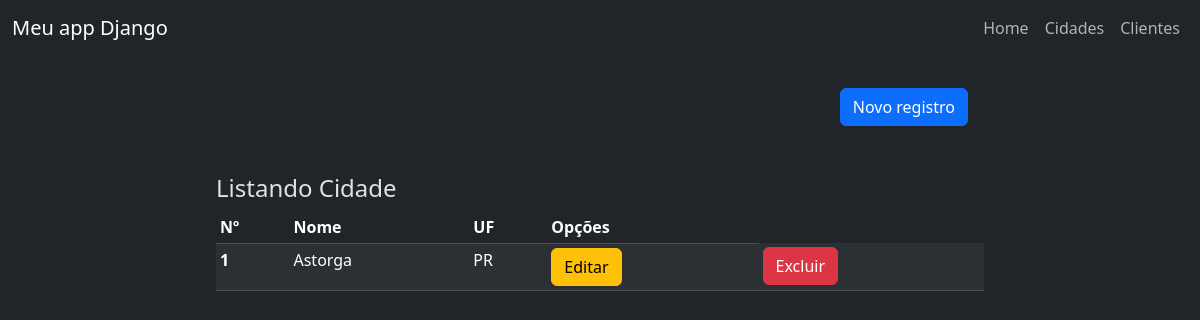
Page /list-cidade (signed in) on the earlier database version.
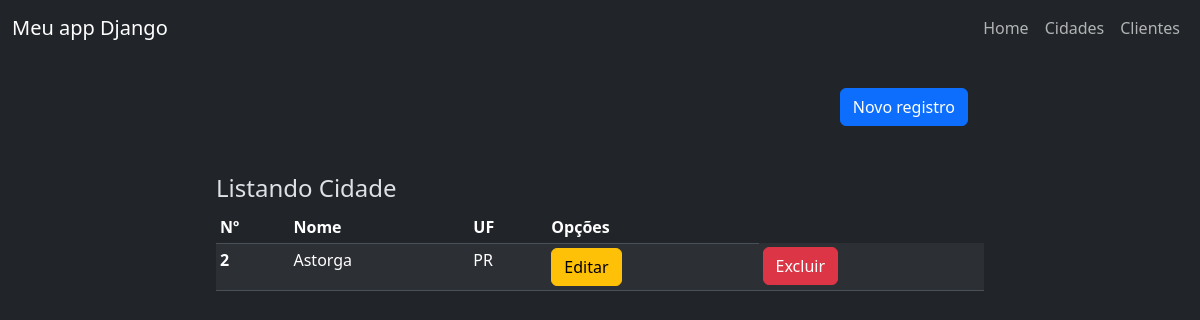
Same page on the later database version.
### Cidade/models.py (models this page shows, shortened)
class Cidade(models.Model):
    nome = models.CharField(max_length=100)
    uf = models.CharField(max_length=2)

### Cidade/views.py (the view)
# urls.py: path('list-cidade', ListCidadeView.as_view(), name='ListCidade'),
class ListCidadeView(LoginRequiredMixin, ListView):
    login_url = reverse_lazy('Entrada')
    model = Cidade
    template_name = 'Cidade/list-cidade.html'
    context_object_name = 'cidades'

### Cidade/templates/Cidade/list-cidade.html
{% extends 'Bases/base-list.html' %}
{% block url_regist %}{% url 'CreateCidade' %}{% endblock %}
{% block 'tipo_listagem' %}Cidade{% endblock %}
{% block colunas %}
    <th scope="col">Nº</th>
    <th scope="col">Nome</th>
    <th scope="col">UF</th>
    <th scope="col">Opções</th>
{% endblock %}
{% block tratam_dados %}
    {% for cidade in cidades %}
        <tr>
            <th scope="row">{{ cidade.pk }}</th>
            <td>{{ cidade.nome }}</td>
            <td>{{ cidade.uf }}</td>
            <td><a href="{% url 'EditCidade' cidade.pk %}" class="btn btn-warning">Editar</a></td>
            <td><a href="{% url 'DeleteCidade' cidade.pk %}" class="btn btn-danger">Excluir</a></td>
        </tr>
    {% empty %}
        <td><li class="text-danger">Nenhum registro encontrado.</li></td>
    {% endfor %}
{% endblock %}

Differences in the rows shown:
removed Cidade: pk "1", nome "Astorga", uf "PR"
added Cidade: pk "2", nome "Astorga", uf "PR"
